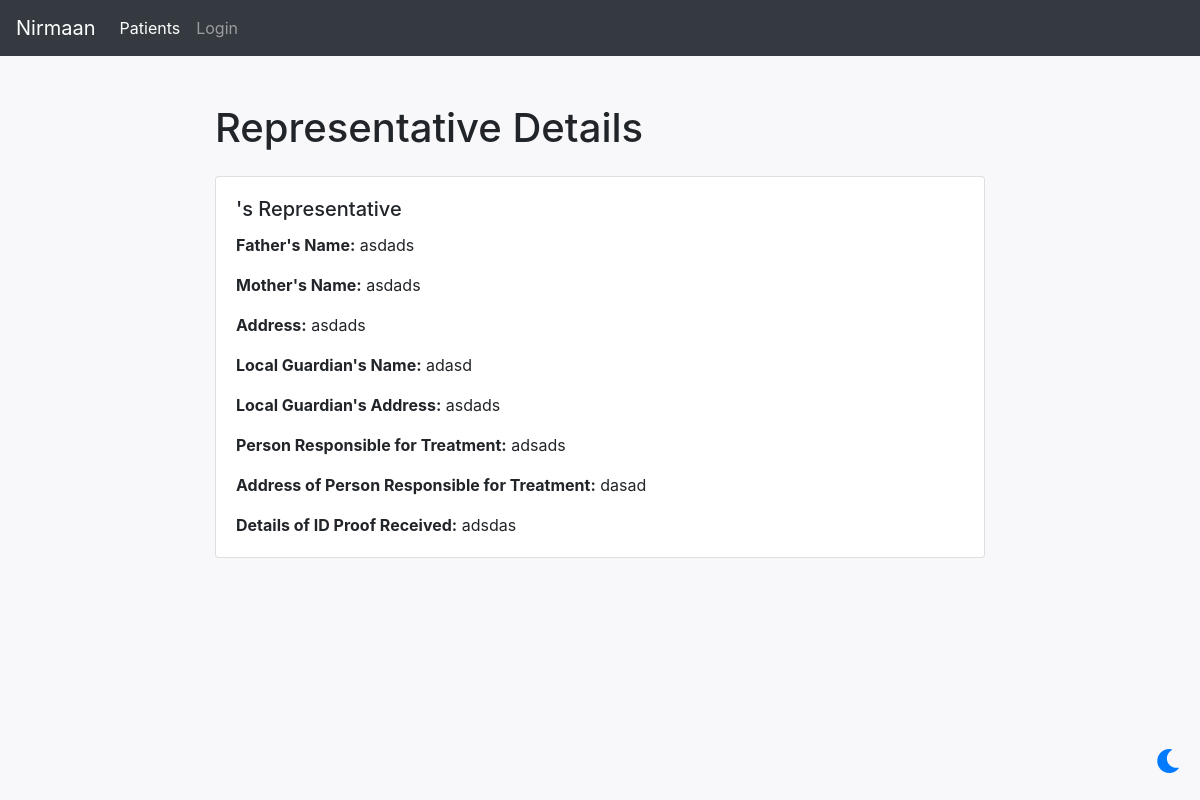
Page /patient/34/representative/ on the committed database.
### patient/models.py (models this page shows, shortened)
class Representative(models.Model):
	patient = models.ForeignKey(Patient, on_delete=models.CASCADE)
	father_name = models.CharField(max_length=100)
	mother_name = models.CharField(max_length=100)
	address = models.TextField()
	name_of_local_guardian = models.CharField(max_length=100)
	address_of_local_guardian = models.TextField()
	name_of_person_responsible_for_treatment = models.CharField(max_length=100)
	address_2 = models.CharField(max_length=100)
	detail_of_id_proof_recieved = models.TextField()

### patient/views.py (the view)
# urls.py: path('patient/<int:patient_id>/representative/', views.view_representative, name='view_representative'),
def view_representative(request, patient_id):
    patient = get_object_or_404(Patient, id=patient_id)
    representative = get_object_or_404(Representative, patient=patient)
    return render(request, 'view_representative.html', {'patient': patient, 'representative': representative})

### templates/view_representative.html (shortened to what this page needs)
<!DOCTYPE html>
<html lang="en">
<head>
    <link rel="stylesheet" href="https://stackpath.bootstrapcdn.com/bootstrap/4.5.2/css/bootstrap.min.css">
    <link rel="stylesheet" href="https://cdnjs.cloudflare.com/ajax/libs/font-awesome/5.15.4/css/all.min.css">
</head>
<body>
<nav class="navbar navbar-expand-lg navbar-dark bg-dark">
    <a class="navbar-brand" href="{% url 'get_patients' %}">Nirmaan</a>
    <div class="collapse navbar-collapse justify-content-right" id="navbarSupportedContent">
        <ul class="navbar-nav">
            <li class="nav-item active">
                <a class="nav-link" href="{% url 'get_patients' %}">Patients</a>
            </li>
        </ul>
        <ul class="navbar-nav">
            {% if user.is_authenticated %}
                <li class="nav-item">
                    <a class="nav-link" href="{% url 'account_logout' %}">Logout</a>
                </li>
            {% else %}
                <li class="nav-item">
                    <a class="nav-link" href="{% url 'account_login' %}">Login</a>
                </li>
            {% endif %}
        </ul>
    </div>
</nav>
<div class="toggle-button" onclick="toggleTheme()">
    <i class="fas fa-moon"></i>
</div>
<div class="container mt-5">
    <h1 class="mb-4">Representative Details</h1>
    <div class="card">
        <div class="card-body">
            <h5 class="card-title">{{ patient.name }}'s Representative</h5>
            <p class="card-text"><strong>Father's Name:</strong> {{ representative.father_name }}</p>
            <p class="card-text"><strong>Mother's Name:</strong> {{ representative.mother_name }}</p>
            <p class="card-text"><strong>Address:</strong> {{ representative.address }}</p>
            <p class="card-text"><strong>Local Guardian's Name:</strong> {{ representative.name_of_local_guardian }}</p>
            <p class="card-text"><strong>Local Guardian's Address:</strong> {{ representative.address_of_local_guardian }}</p>
            <p class="card-text"><strong>Person Responsible for Treatment:</strong> {{ representative.name_of_person_responsible_for_treatment }}</p>
            <p class="card-text"><strong>Address of Person Responsible for Treatment:</strong> {{ representative.address_2 }}</p>
            <p class="card-text"><strong>Details of ID Proof Received:</strong> {{ representative.detail_of_id_proof_recieved }}</p>
        </div>
    </div>
</div>
</body>
</html>

### templates/view_representative.html (style rules this page uses)
body { background-color: #f8f8fa; transition: background-color 0.3s, color 0.3s; }
.container { max-width: 800px; }
.card { background-color: #fff; transition: background-color 0.3s, color 0.3s; }
.toggle-button { position: fixed; bottom: 20px; right: 20px; z-index: 1000; cursor: pointer; font-size: 1.5rem; }
.toggle-button i { color: #007bff; }

### rows in the picture
Representative: father_name "asdads", mother_name "asdads", address "asdads", name_of_local_guardian "adasd", address_of_local_guardian "asdads", name_of_person_responsible_for_treatment "adsads", address_2 "dasad", detail_of_id_proof_recieved "adsdas"
